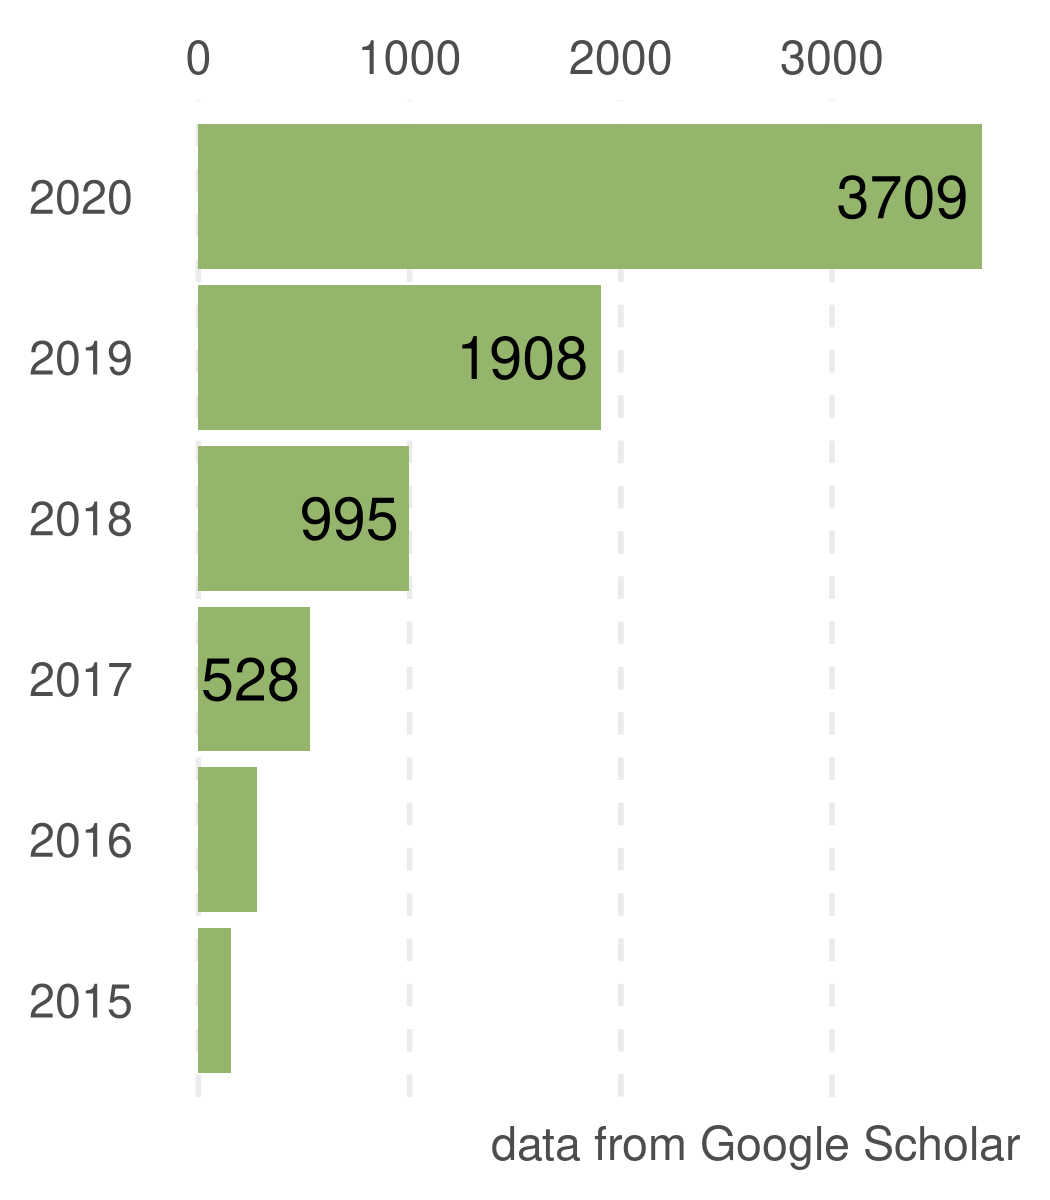

R code for this plot:
library(scholar)
library(jsonlite)
library(dplyr)
library(ggplot2)
library(ggimage)
library(ggtree)


#Sys.setenv(http_proxy="http://127.0.0.1:43723")

#set_scholar_mirror()

id <- 'DO5oG40AAAAJ'

profile <- tryCatch(get_profile(id), error = function(e) return(NULL))
if (!is.null(profile)) {
    profile$date <- Sys.Date()
    cat(toJSON(profile), file ="profile.json")
}

cites <- tryCatch(get_citation_history(id), error = function(e) return(NULL))

if (is.null(cites)) {
    cites <- tinyscholar::tinyscholar(id)$citation

    profile = jsonlite::fromJSON("profile.json")
    if (profile$total_cites < cites[1,2])
        profile$total_cites <- cites[1,2]
    cat(toJSON(profile), file ="profile.json")


    cites <- cites[-1, ] # remove 'total' row
    names(cites) <- c("year", "cites")
    cites$year <- as.numeric(cites$year)
}

if (!is.null(cites)) {
    cat(toJSON(cites), file = "citation.json")
}

cites <- fromJSON("citation.json")
cites <- slice(cites, tail(row_number(), 6))
cites$year <- factor(cites$year)

N <- 4000

p <- ggplot(cites, aes(cites, year)) + 
    geom_bar(stat='identity', fill = "#96B56C", orientation='y') + 
    #geom_text2(aes(label=cites, subset = cites > 1000), hjust=1.1, size=5) +
    geom_text(aes(label=cites, hjust = sign(cites > N) + .1 * sign(cites - N)),size=5) + 
    labs(caption = "data from Google Scholar") +
    scale_x_continuous(position="top", expand=c(0,0)) +
    theme_minimal(base_size=14) + xlab(NULL) + ylab(NULL) +
    theme(panel.grid.major.y = element_blank(), 
          panel.grid.minor = element_blank(),
          panel.grid.major.x = element_line(linetype="dashed"),
          plot.caption=element_text(colour='grey30')) +
    theme_transparent() +
    hexpand(.1)

ggsave(p, file = "citation.png", width=3.5, height=4, bg = "transparent")

p2 <- p + labs(caption=paste0("data from Google Scholar, ", profile$date)) +
    theme(axis.text=element_text(size=15))

g <- as.ggplot(p2) + 
    annotate(x=.95, y=.25, geom='text', 
        label="total cites = 23388\nh-index = 27", 
        size=6, hjust=1)
ggsave(g, filename="~/mybook/yulab-smu.github.io/static/images/citation.png",
        width=5, height=3)


## library(magick)
## p <- image_read("citation.png")
## p <- image_transparent(p, "white")
## image_write(p, path="citation.png")
